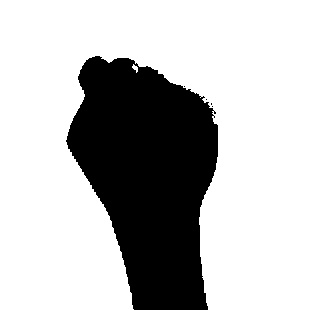
#> input picture Hand-Gesture/data/test/0/0.jpg, 310 x 310 px, given in place of the camera
$ python collect-validationData.py
#> lines starting #> are read from the running program, lines starting #| are printed output that depends on the picture; after the words box and inside, x2 and y2 are one past the last pixel; in counts of white or black regions, pixels touching at a corner belong together
# organize imports
import cv2
import imutils
import numpy as np
import os

# global variables
bg = None
#--------------------------------------------------
# To find the running average over the background
#--------------------------------------------------
def run_avg(image, aWeight):
    global bg
    # initialize the background
    if bg is None:
        bg = image.copy().astype("float")
        return

    # compute weighted average, accumulate it and update the background
    cv2.accumulateWeighted(image, bg, aWeight)
#---------------------------------------------
# To segment the region of hand in the image
#---------------------------------------------
def segment(image, threshold=25):
    global bg
    # find the absolute difference between background and current frame
    diff = cv2.absdiff(bg.astype("uint8"), image)
    cv2.imshow("different image", diff)

    # threshold the diff image so that we get the foreground
    thresholded = cv2.threshold(diff, threshold, 255, cv2.THRESH_BINARY)[1]

    # get the contours in the thresholded image
    (cnts, _) = cv2.findContours(thresholded.copy(), cv2.RETR_EXTERNAL, cv2.CHAIN_APPROX_SIMPLE)

    # return None, if no contours detected
    if len(cnts) == 0:
        return
    else:
        # based on contour area, get the maximum contour which is the hand
        segmented = max(cnts, key=cv2.contourArea)
        return (thresholded, segmented)

#-----------------
# MAIN FUNCTION
#-----------------
if __name__ == "__main__":
    # Create the directory structure
    if not os.path.exists("validData"):
        os.makedirs("validData")
        os.makedirs("validData/0")
        os.makedirs("validData/1")
        os.makedirs("validData/2")
        os.makedirs("validData/3")
        os.makedirs("validData/4")
        os.makedirs("validData/5")


    # Train or test
    directory = 'validData/'

    # initialize weight for running average
    aWeight = 0.5

    # get the reference to the webcam
    camera = cv2.VideoCapture(0)

    # region of interest (ROI) coordinates
    top, right, bottom, left = 10, 350, 225, 590

    # initialize num of frames
    num_frames = 0

    # keep looping, until interrupted
    while(True):
        # get the current frame
        (grabbed, frame) = camera.read()
#> frame is the input picture: shape (310, 310, 3); min 0, max 255, mean 186

        # resize the frame
        frame = imutils.resize(frame, width=700)
#> frame: shape (700, 700, 3)

        # flip the frame so that it is not the mirror view
        frame = cv2.flip(frame, 1)
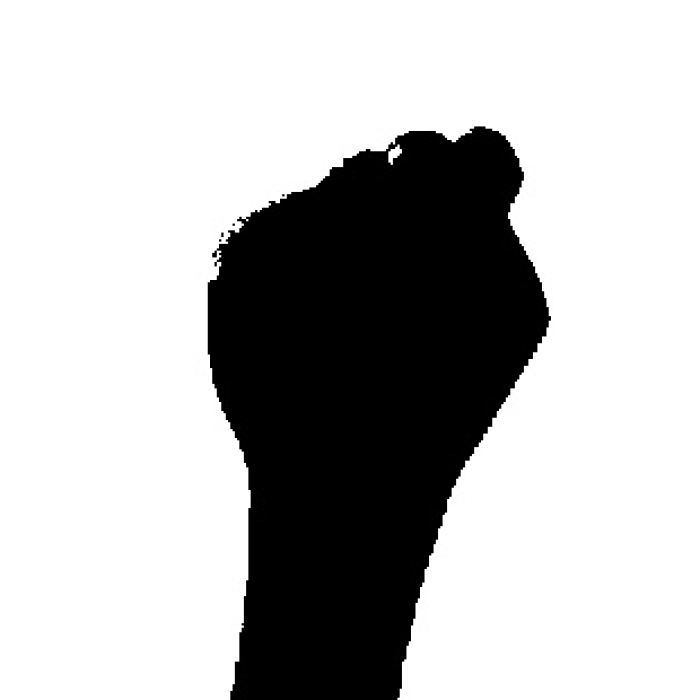
#> frame: shape (700, 700, 3); min 0, max 255, mean 186

        # Getting count of existing images
        count = {'zero': len(os.listdir(directory+"/0")),
             'one': len(os.listdir(directory+"/1")),
             'two': len(os.listdir(directory+"/2")),
             'three': len(os.listdir(directory+"/3")),
             'four': len(os.listdir(directory+"/4")),
             'five': len(os.listdir(directory+"/5"))}
        # Printing the count in each set to the screen
        cv2.putText(frame, "MODE : "+directory, (10, 50), cv2.FONT_HERSHEY_PLAIN, 1, (0,255,255), 1)
        cv2.putText(frame, "IMAGE COUNT", (10, 100), cv2.FONT_HERSHEY_PLAIN, 1, (0,255,255), 1)
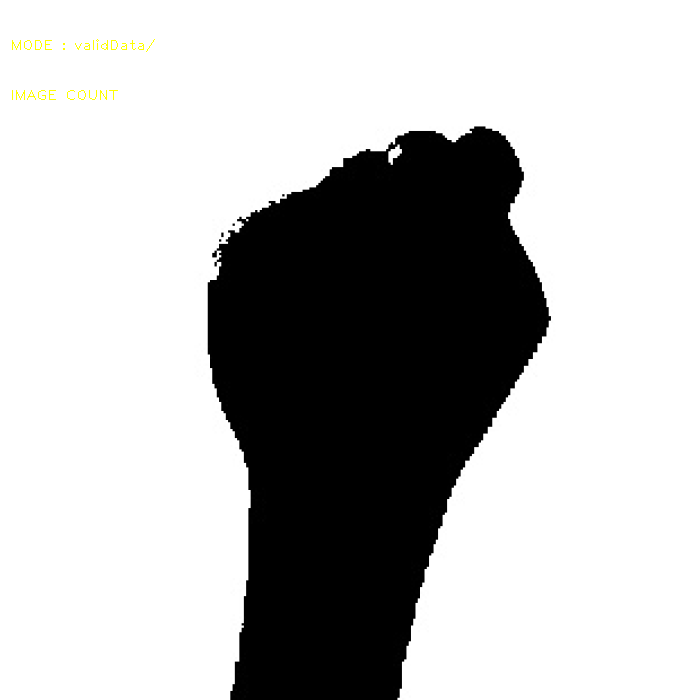
#> frame: shape (700, 700, 3); mean B, G, R 185.7, 186, 186
        cv2.putText(frame, "ZERO : "+str(count['zero']), (10, 120), cv2.FONT_HERSHEY_PLAIN, 1, (0,255,255), 1)
#> frame: shape (700, 700, 3); 0.03% of pixels changed, all inside (x1, y1, x2, y2) = (12, 110, 81, 120)
        cv2.putText(frame, "ONE : "+str(count['one']), (10, 140), cv2.FONT_HERSHEY_PLAIN, 1, (0,255,255), 1)
#> frame: shape (700, 700, 3); mean B, G, R 185.6, 186, 186
        cv2.putText(frame, "TWO : "+str(count['two']), (10, 160), cv2.FONT_HERSHEY_PLAIN, 1, (0,255,255), 1)
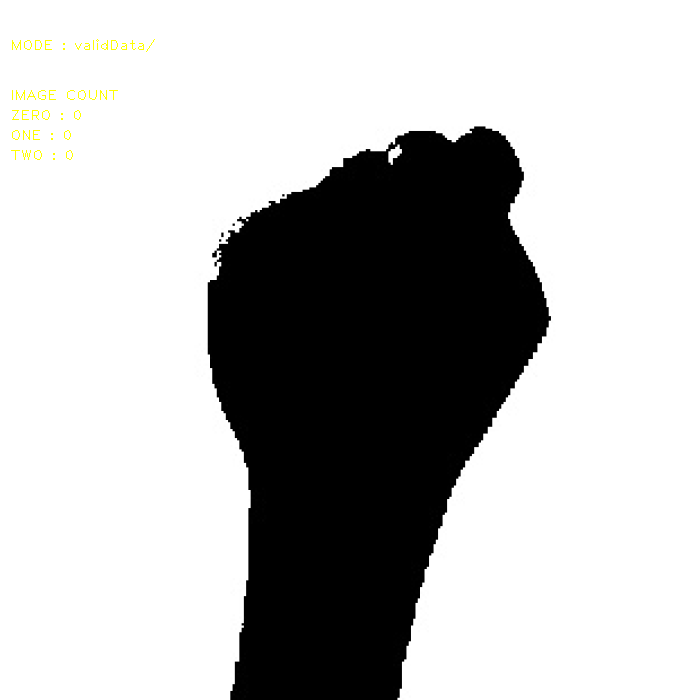
#> frame: shape (700, 700, 3); mean B, G, R 185.5, 186, 186
        cv2.putText(frame, "THREE : "+str(count['three']), (10, 180), cv2.FONT_HERSHEY_PLAIN, 1, (0,255,255), 1)
#> frame: shape (700, 700, 3); 0.03% of pixels changed, all inside (x1, y1, x2, y2) = (11, 170, 90, 180)
        cv2.putText(frame, "FOUR : "+str(count['four']), (10, 200), cv2.FONT_HERSHEY_PLAIN, 1, (0,255,255), 1)
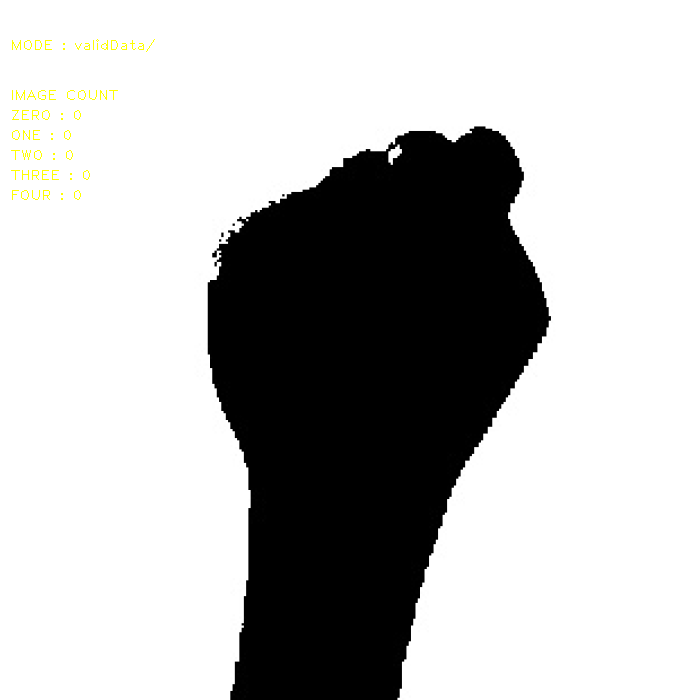
#> frame: shape (700, 700, 3); mean B, G, R 185.4, 186, 186
        cv2.putText(frame, "FIVE : "+str(count['five']), (10, 220), cv2.FONT_HERSHEY_PLAIN, 1, (0,255,255), 1)
#> frame: shape (700, 700, 3); 0.02% of pixels changed, all inside (x1, y1, x2, y2) = (12, 210, 73, 220)

        # clone the frame
        clone = frame.copy()

        # get the height and width of the frame
        (height, width) = frame.shape[:2]
#> height = 700; width = 700

        # get the ROI
        roi = frame[top:bottom, right:left]
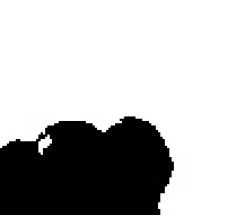
#> roi: shape (215, 240, 3); min 0, max 255, mean 184.5

        # convert the roi to grayscale and blur it
        gray = cv2.cvtColor(roi, cv2.COLOR_BGR2GRAY)
        gray = cv2.GaussianBlur(gray, (7, 7), 0)
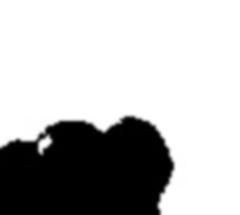
#> gray: shape (215, 240); min 0, max 255, mean 184.5

        # to get the background, keep looking till a threshold is reached
        # so that our running average model gets calibrated
        if num_frames < 30:
            run_avg(gray, aWeight)
        else:
            # segment the hand region
            hand = segment(gray)

            # check whether hand region is segmented
            if hand is not None:
                # if yes, unpack the thresholded image and
                # segmented region
                (thresholded, segmented) = hand

                # draw the segmented region and display the frame
                cv2.drawContours(clone, [segmented + (right, top)], -1, (0, 0, 255))
                cv2.imshow("Thesholded", thresholded)

        # draw the segmented hand
        cv2.rectangle(clone, (left, top), (right, bottom), (0,255,0), 2)
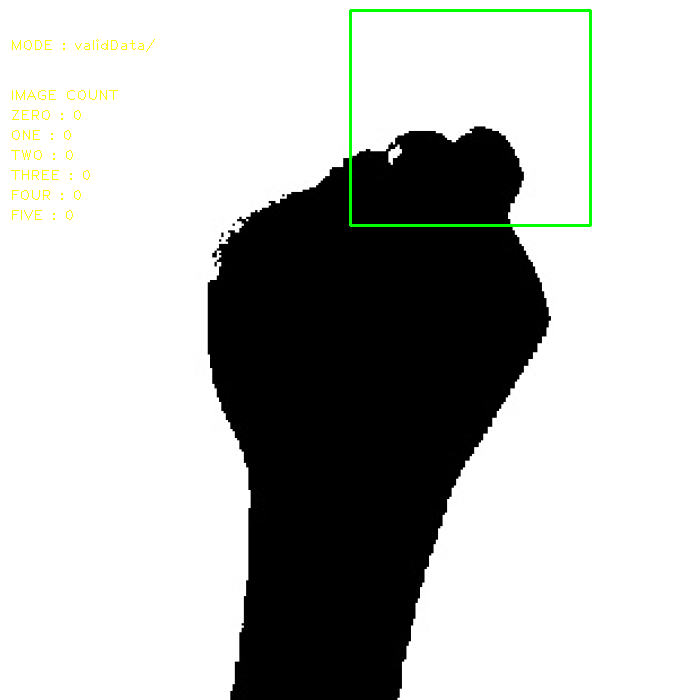
#> clone: shape (700, 700, 3); mean B, G, R 184.3, 186.3, 184.9

        # increment the number of frames
        num_frames += 1

        # display the frame with segmented hand
        cv2.imshow("Video Feed", clone)

        # observe the keypress by the user
        #thresholded = cv2.resize(thresholded, (64, 64))
        interrupt = cv2.waitKey(10)
#> (key Esc is pressed here)
        if interrupt & 0xFF == 27: # esc key
            break
        if interrupt & 0xFF == ord('0'):
            cv2.imwrite(directory+'0/'+str(count['zero'])+'.jpg', cv2.resize(thresholded, (64, 64)))
        if interrupt & 0xFF == ord('1'):
            cv2.imwrite(directory+'1/'+str(count['one'])+'.jpg', cv2.resize(thresholded, (64, 64)) )
        if interrupt & 0xFF == ord('2'):
            cv2.imwrite(directory+'2/'+str(count['two'])+'.jpg', cv2.resize(thresholded, (64, 64)) )
        if interrupt & 0xFF == ord('3'):
            cv2.imwrite(directory+'3/'+str(count['three'])+'.jpg', cv2.resize(thresholded, (64, 64)) )
        if interrupt & 0xFF == ord('4'):
            cv2.imwrite(directory+'4/'+str(count['four'])+'.jpg', cv2.resize(thresholded, (64, 64)) )
        if interrupt & 0xFF == ord('5'):
            cv2.imwrite(directory+'5/'+str(count['five'])+'.jpg', cv2.resize(thresholded, (64, 64)) )

# free up memory
camera.release()
cv2.destroyAllWindows()

$ run again, on Hand-Gesture/data/test/0/3.jpg
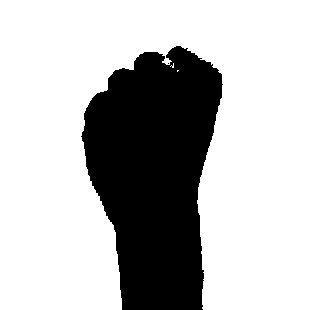
#> input picture Hand-Gesture/data/test/0/3.jpg, 310 x 310 px, given in place of the camera
#> frame is the input picture: shape (310, 310, 3); min 0, max 255, mean 185.5
#> `roi = frame[top:bottom, right:left]`:
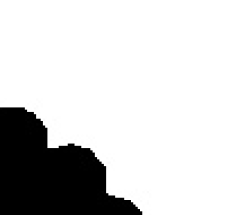
#> roi: shape (215, 240, 3); min 0, max 255, mean 209.3
#> `cv2.rectangle(clone, (left, top), (right, bottom), (0,255,0), 2)`:
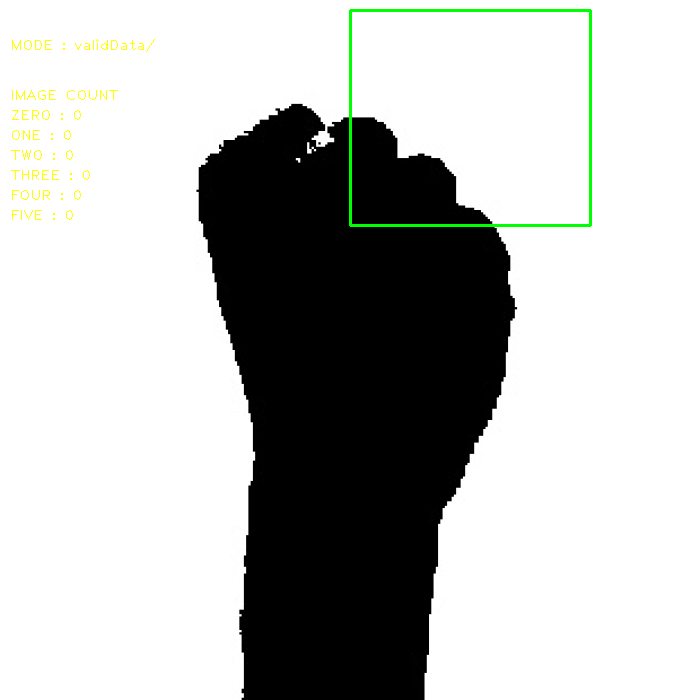
#> clone: shape (700, 700, 3); mean B, G, R 183.8, 185.9, 184.4
